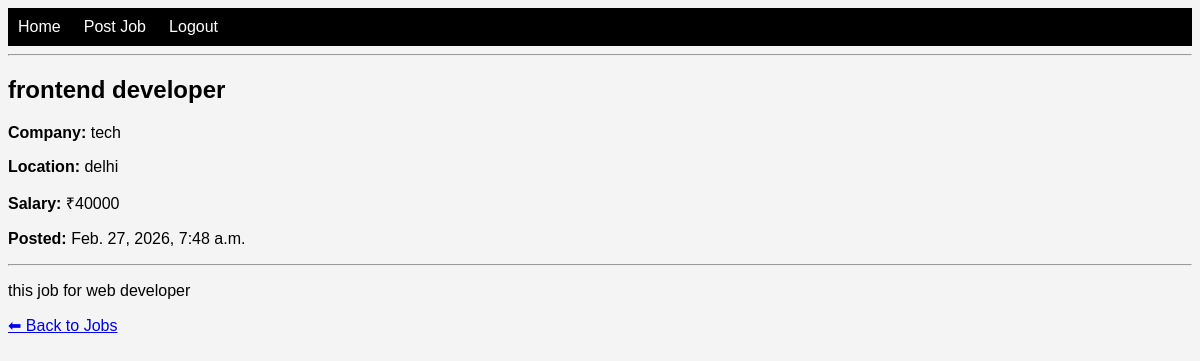
Screenshot of /job/2/ (signed in) with the database file from the repository.
### jobs/models.py (models this page shows, shortened)
class Job(models.Model):
    owner = models.ForeignKey(User, on_delete=models.CASCADE)
    title = models.CharField(max_length=200)
    company = models.CharField(max_length=200)
    location = models.CharField(max_length=100)
    salary = models.IntegerField()
    description = models.TextField()
    posted_at = models.DateTimeField(auto_now_add=True)

### jobs/views.py (the view)
# urls.py: path('job/<int:id>/', views.job_detail, name='job_detail'),
@login_required
def job_detail(request, id):
    job = get_object_or_404(Job, id=id)
    return render(request, 'jobs/job_detail.html', {'job': job})

### jobs/templates/jobs/job_detail.html
{% extends 'jobs/base.html' %}
{% block content %}
    <h2>{{ job.title }}</h2>
    <p><strong>Company:</strong> {{ job.company }}</p>
    <p><strong>Location:</strong> {{ job.location }}</p>
    <p><strong>Salary:</strong> ₹{{ job.salary }}</p>
    <p><strong>Posted:</strong> {{ job.posted_at }}</p>
    <hr>
    <p>{{ job.description }}</p>
    <a href="/">⬅ Back to Jobs</a>
{% endblock %}

### jobs/static/jobs/style.css (style rules this page uses)
body { font-family: Arial; background-color: #f4f4f4; }

### rows the page displays
Job: title "frontend developer", company "tech", location "delhi", salary "40000", posted_at "Feb. 27, 2026, 7:48 a.m.", description "this job for web developer"
